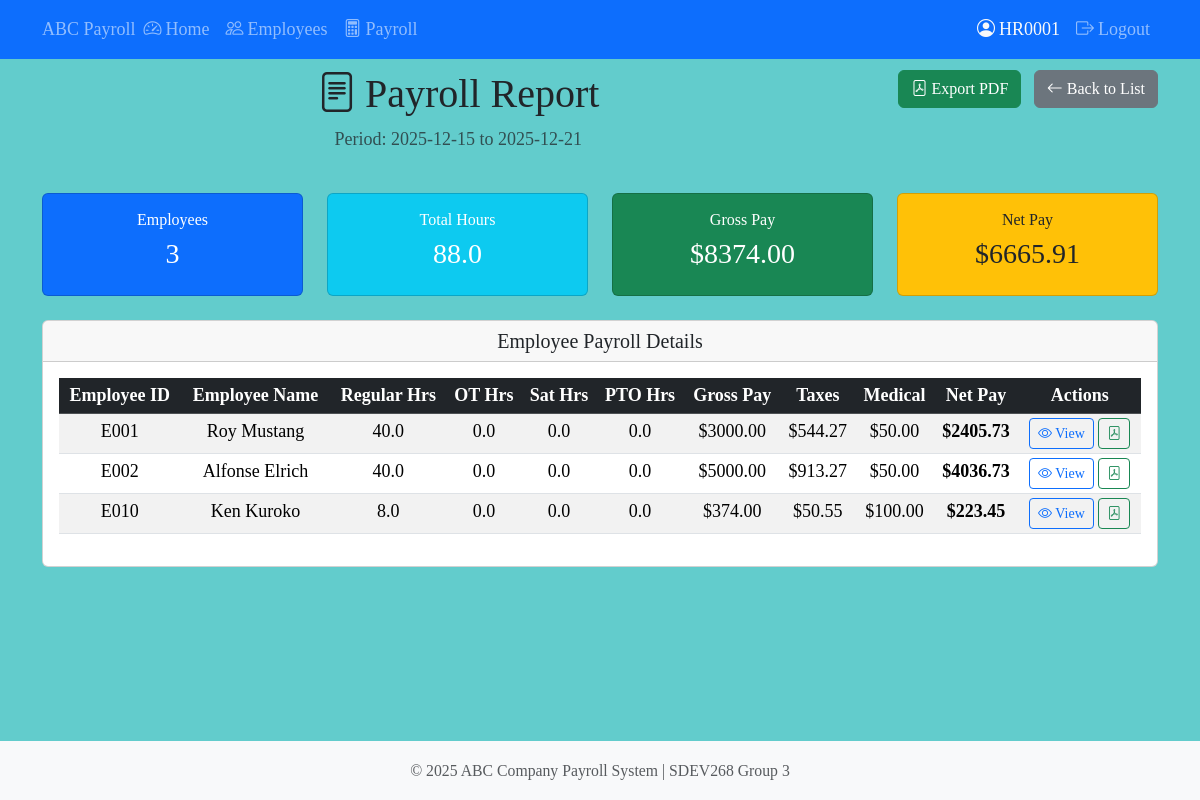
The page /payroll/report/12 (signed in) on the database its author committed.
### tables this page shows
CREATE TABLE payroll_periods (
    payroll_id INTEGER PRIMARY KEY AUTOINCREMENT,
    period_start_date TEXT NOT NULL,
    period_end_date TEXT NOT NULL,
    processed_date TEXT,
    is_locked INTEGER NOT NULL DEFAULT 0,
    processed_by TEXT,
    created_date TEXT NOT NULL DEFAULT (datetime('now', 'localtime')),
    UNIQUE(period_start_date, period_end_date),
    CHECK (date(period_end_date) >= date(period_start_date))
);

CREATE TABLE payroll_details (
    payroll_detail_id INTEGER PRIMARY KEY AUTOINCREMENT,
    payroll_id INTEGER NOT NULL,
    employee_id TEXT NOT NULL,

    regular_hours REAL NOT NULL DEFAULT 0,
    overtime_hours REAL NOT NULL DEFAULT 0,
    saturday_hours REAL NOT NULL DEFAULT 0,
    pto_hours REAL NOT NULL DEFAULT 0,
    total_hours REAL NOT NULL DEFAULT 0,

    base_pay REAL NOT NULL DEFAULT 0,
    overtime_pay REAL NOT NULL DEFAULT 0,
    saturday_pay REAL NOT NULL DEFAULT 0,
    gross_pay REAL NOT NULL DEFAULT 0,

    medical_deduction REAL NOT NULL DEFAULT 0,
    dependent_stipend REAL NOT NULL DEFAULT 0,

    taxable_income REAL NOT NULL DEFAULT 0,

    state_tax REAL NOT NULL DEFAULT 0,
    federal_tax_employee REAL NOT NULL DEFAULT 0,
    social_security_employee REAL NOT NULL DEFAULT 0,
    medicare_employee REAL NOT NULL DEFAULT 0,
    total_employee_taxes REAL NOT NULL DEFAULT 0,

    net_pay REAL NOT NULL DEFAULT 0,

    federal_tax_employer REAL NOT NULL DEFAULT 0,
    social_security_employer REAL NOT NULL DEFAULT 0,
    medicare_employer REAL NOT NULL DEFAULT 0,
    total_employer_taxes REAL NOT NULL DEFAULT 0,

    calculated_date TEXT NOT NULL DEFAULT (datetime('now', 'localtime')),

    FOREIGN KEY (payroll_id) REFERENCES payroll_periods(payroll_id),
    FOREIGN KEY (employee_id) REFERENCES employees(employee_id),
    UNIQUE(payroll_id, employee_id)
);

CREATE TABLE employees (
    employee_id TEXT PRIMARY KEY,
    first_name TEXT NOT NULL,
    last_name TEXT NOT NULL,
    surname TEXT,
    date_of_birth TEXT NOT NULL,
    gender TEXT NOT NULL CHECK(gender IN ('Male', 'Female')),
    email TEXT NOT NULL UNIQUE,
    phone_num TEXT,
    address_line1 TEXT NOT NULL,
    address_line2 TEXT,
    city TEXT NOT NULL,
    state TEXT NOT NULL,
    zip_code TEXT NOT NULL,
    has_picture INTEGER NOT NULL DEFAULT 0,
    picture_filename TEXT,
    status TEXT NOT NULL DEFAULT 'Active' CHECK(status IN ('Active', 'Terminated')),
    date_hired TEXT NOT NULL,
    department_name TEXT NOT NULL,
    job_title_name TEXT NOT NULL,
    created_date TEXT NOT NULL DEFAULT (datetime('now', 'localtime')),
    modified_date TEXT NOT NULL DEFAULT (datetime('now', 'localtime')),
    FOREIGN KEY (department_name) REFERENCES departments(department_name),
    FOREIGN KEY (job_title_name) REFERENCES job_titles(title_name)
);

### src/routes/payroll.py (the view)
@bp.route("/report/<int:payroll_id>")
@admin_required
def payroll_report(payroll_id):
    success, message, period = payroll_controller.get_payroll_period(payroll_id)
    if not success:
        flash(message, "error")
        return redirect(url_for("payroll.payroll_list"))
    success, message, summary = payroll_controller.get_payroll_summary(
        period.period_start_date, period.period_end_date
    )
    success, message, details = payroll_controller.get_payroll_details_for_period(payroll_id)
    return render_template(
        "payroll/payroll_report.html",
        period=period,
        summary=summary,
        details=details,
    )

### src/controllers/payroll_controller.py (called while the page is built)
    def get_payroll_period(self, payroll_id: int) -> tuple[bool, str, PayrollPeriod | None]:
        try:
            period = PayrollPeriod.get_by_id(payroll_id)
            if period:
                return True, "Payroll period found", period
            return False, f"Payroll period {payroll_id} not found", None
        except Exception as e:
            return False, f"Error retrieving payroll period: {e!s}", None

    def get_payroll_details_for_period(
        self, payroll_id: int
    ) -> tuple[bool, str, list[PayrollDetail]]:
        try:
            details = PayrollDetail.get_by_payroll(payroll_id)
            return True, f"Retrieved {len(details)} payroll details", details
        except Exception as e:
            return False, f"Error retrieving payroll details: {e!s}", []

### src/models/base_model.py (called while the page is built)
    @classmethod
    def get_connection(cls) -> sqlite3.Connection:
        conn = sqlite3.connect(cls.DB_PATH, timeout=30.0)
        conn.row_factory = sqlite3.Row
        return conn

    @classmethod
    def execute_query(cls, query: str, params: tuple = ()) -> list[sqlite3.Row]:
        conn = cls.get_connection()
        cursor = conn.cursor()
        cursor.execute(query, params)
        results = cursor.fetchall()
        conn.close()
        return results

    @classmethod
    def execute_single(cls, query: str, params: tuple = ()) -> sqlite3.Row | None:
        conn = cls.get_connection()
        cursor = conn.cursor()
        cursor.execute(query, params)
        result = cursor.fetchone()
        conn.close()
        return result

### src/models/payroll.py (called while the page is built)
    @classmethod
    def get_by_id(cls, payroll_id: int) -> Optional["PayrollPeriod"]:
        query = "SELECT * FROM payroll_periods WHERE payroll_id = ?"
        row = cls.execute_single(query, (payroll_id,))
        if row is None:
            return None
        return cls._row_to_payroll_period(row)

    @classmethod
    def get_by_dates(
        cls, start_date: str, end_date: str
    ) -> Optional["PayrollPeriod"]:
        query = """
            SELECT * FROM payroll_periods
            WHERE period_start_date = ? AND period_end_date = ?
        """
        row = cls.execute_single(query, (start_date, end_date))
        if row is None:
            return None
        return cls._row_to_payroll_period(row)

### src/templates/payroll/payroll_report.html (shortened to what this page needs)
{% extends "base.html" %}
{% block content %}
<div class="row mb-4">
    <div class="col">
        <h1><i class="bi bi-file-text me-2"></i>Payroll Report</h1>
        <p class="text-muted">
            Period: {{ period.period_start_date }} to {{ period.period_end_date }}
        </p>
    </div>
    <div class="col-auto">
        <a href="{{ url_for('payroll.download_payroll_summary_pdf', payroll_id=period.payroll_id) }}" class="btn btn-success me-2">
            <i class="bi bi-file-pdf me-1"></i>Export PDF
        </a>
        <a href="{{ url_for('payroll.payroll_list') }}" class="btn btn-secondary">
            <i class="bi bi-arrow-left me-1"></i>Back to List
        </a>
    </div>
</div>
{% if summary %}
<div class="row mb-4">
    <div class="col-md-3">
        <div class="card bg-primary text-white">
            <div class="card-body text-center">
                <h6>Employees</h6>
                <h3>{{ summary.employee_count }}</h3>
            </div>
        </div>
    </div>
    <div class="col-md-3">
        <div class="card bg-info text-white">
            <div class="card-body text-center">
                <h6>Total Hours</h6>
                <h3>{{ "%.1f" | format(summary.totals.total_hours) }}</h3>
            </div>
        </div>
    </div>
    <div class="col-md-3">
        <div class="card bg-success text-white">
            <div class="card-body text-center">
                <h6>Gross Pay</h6>
                <h3>${{ "%.2f" | format(summary.totals.total_gross_pay) }}</h3>
            </div>
        </div>
    </div>
    <div class="col-md-3">
        <div class="card bg-warning text-dark">
            <div class="card-body text-center">
                <h6>Net Pay</h6>
                <h3>${{ "%.2f" | format(summary.totals.total_net_pay) }}</h3>
            </div>
        </div>
    </div>
</div>
{% endif %}
<div class="card">
    <div class="card-header">
        <h5 class="mb-0">Employee Payroll Details</h5>
    </div>
    <div class="card-body">
        {% if details %}
        <div class="table-responsive">
            <table class="table table-striped table-sm">
                <thead class="table-dark">
                    <tr>
                        <th>Employee ID</th>
                        <th>Employee Name</th>
                        <th>Regular Hrs</th>
                        <th>OT Hrs</th>
                        <th>Sat Hrs</th>
                        <th>PTO Hrs</th>
                        <th>Gross Pay</th>
                        <th>Taxes</th>
                        <th>Medical</th>
                        <th>Net Pay</th>
                        <th>Actions</th>
                    </tr>
                </thead>
                <tbody>
                    {% for d in details %}
                    <tr>
                        <td>{{ d.employee_id }}</td>
                        <td>{{ d.first_name }} {{ d.last_name }}</td>
                        <td>{{ d.regular_hours }}</td>
                        <td>{{ d.overtime_hours }}</td>
                        <td>{{ d.saturday_hours }}</td>
                        <td>{{ d.pto_hours }}</td>
                        <td>${{ "%.2f" | format(d.gross_pay) }}</td>
                        <td>${{ "%.2f" | format(d.total_employee_taxes) }}</td>
                        <td>${{ "%.2f" | format(d.medical_deduction) }}</td>
                        <td><strong>${{ "%.2f" | format(d.net_pay) }}</strong></td>
                        <td>
                            <a href="{{ url_for('payroll.view_paycheck_detail', payroll_detail_id=d.payroll_detail_id) }}"
                                class="btn btn-sm btn-outline-primary">
                                <i class="bi bi-eye"></i> View
                            </a>
                            <a href="{{ url_for('payroll.download_paycheck_pdf', payroll_detail_id=d.payroll_detail_id) }}"
                                class="btn btn-sm btn-outline-success">
                                <i class="bi bi-file-pdf"></i>
                            </a>
                        </td>
                    </tr>
                    {% endfor %}
                </tbody>
            </table>
        </div>
        {% else %}
        <p class="text-muted text-center">No payroll details available.</p>
        {% endif %}
    </div>
</div>
{% endblock %}

### src/static/css/PayrollStyle.css (style rules this page uses)
body { font-family: 'Times New Roman', serif; text-align: center; font-size: large; background-color: #62cccc; }

### rows shown on the page
payroll_periods: period_start_date "2025-12-15", period_end_date "2025-12-21"
payroll_details: employee_id "E001", first_name "Roy", last_name "Mustang", regular_hours "40.0", overtime_hours "0.0", saturday_hours "0.0", pto_hours "0.0", gross_pay "3000.00", total_employee_taxes "544.27", medical_deduction "50.00", net_pay "2405.73"
payroll_details: employee_id "E002", first_name "Alfonse", last_name "Elrich", regular_hours "40.0", overtime_hours "0.0", saturday_hours "0.0", pto_hours "0.0", gross_pay "5000.00", total_employee_taxes "913.27", medical_deduction "50.00", net_pay "4036.73"
payroll_details: employee_id "E010", first_name "Ken", last_name "Kuroko", regular_hours "8.0", overtime_hours "0.0", saturday_hours "0.0", pto_hours "0.0", gross_pay "374.00", total_employee_taxes "50.55", medical_deduction "100.00", net_pay "223.45"

### other values the page prints
{{ session.get('username', 'User') }} "HR0001"
{{ summary.employee_count }} "3"
{{ "%.1f" | format(summary.totals.total_hours) }} "88.0"
{{ "%.2f" | format(summary.totals.total_gross_pay) }} "8374.00"
{{ "%.2f" | format(summary.totals.total_net_pay) }} "6665.91"
